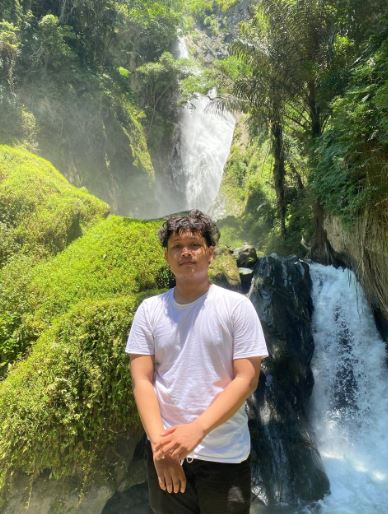
#> input picture febrianto.jpg, 388 x 514 px
$ python 'Convert Citra RGB to Citra Grayscale.py'
#> lines starting #> are read from the running program, lines starting #| are printed output that depends on the picture
import cv2
import numpy as np

img = cv2.imread("febrianto.jpg")
#> img is the input picture: shape (514, 388, 3); mean B, G, R 92.5, 122.1, 115
gray = cv2.cvtColor(img, cv2.COLOR_BGR2GRAY)
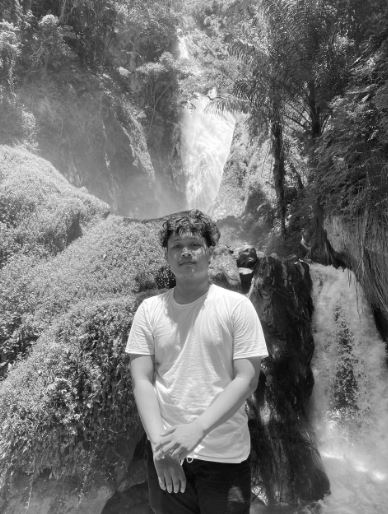
#> gray: shape (514, 388); min 1, max 255, mean 116.6

cv2.imshow("Gambar febrianto Original", img)
cv2.imshow("Gambar febrianto grayscale", gray)

cv2.waitKey(0)
cv2.destroyWindow()
